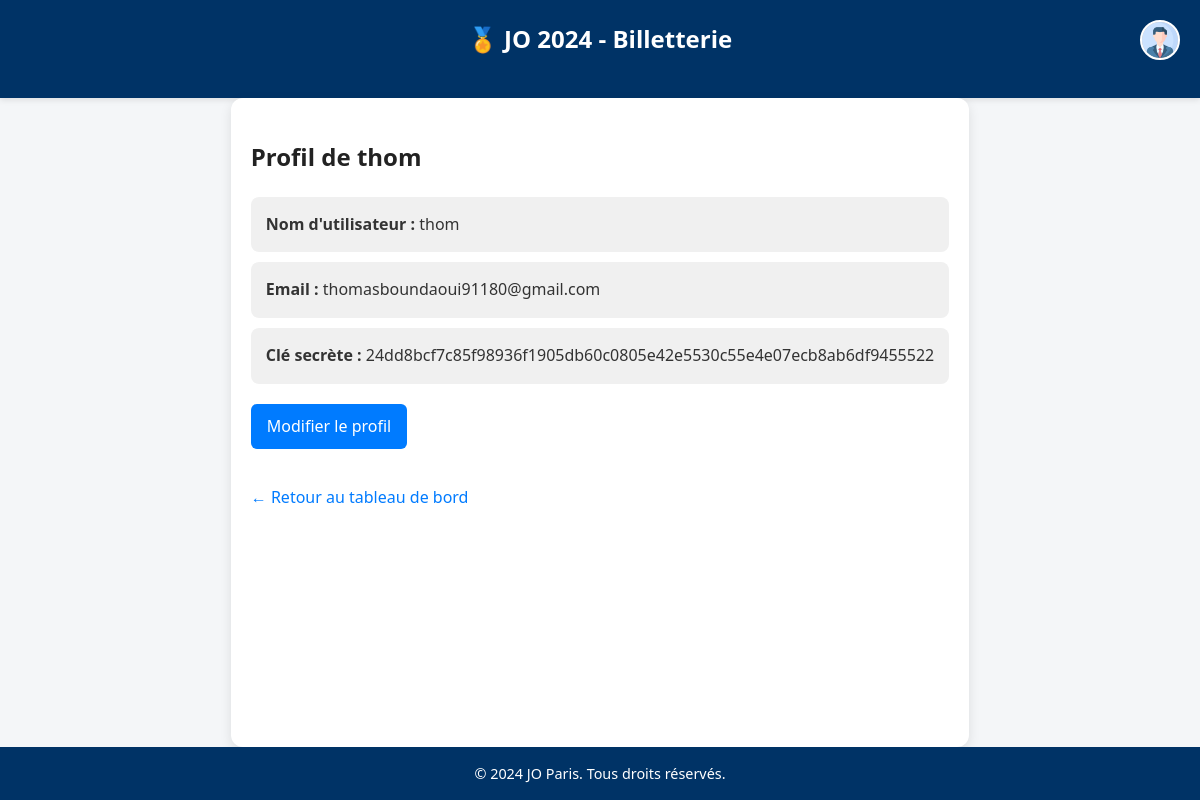
Screenshot of /profil (signed in) with the database file from the repository.
### app/models.py (models this page shows, shortened)
class User(db.Model, UserMixin):
    id = db.Column(db.Integer, primary_key=True)
    username = db.Column(db.String(150), nullable=False)
    email = db.Column(db.String(150), unique=True, nullable=False)
    password = db.Column(db.String(200), nullable=False)
    secret_key = db.Column(db.String(255), nullable=False)
    is_admin = db.Column(db.Boolean, default=False)

### app/routes.py (the view)
@main.route('/profil')
@login_required
def profil():
    return render_template('profil.html', user=current_user)

### app/__init__.py (called while the page is built)
def create_app():
    app = Flask(__name__)
    app.config.from_object('config.Config')
    import secret
    app.config["STRIPE_PUBLIC_KEY"] = secret.STRIPE_PUBLIC_KEY
    app.config["STRIPE_SECRET_KEY"] = secret.STRIPE_SECRET_KEY
    app.config["SECRET_KEY"] = secret.SECRET_KEY
    db.init_app(app)
    migrate = Migrate(app, db)  # ← Ajouté
    login_manager.init_app(app)
    bcrypt.init_app(app)
    login_manager.login_view = 'main.login'
    @login_manager.user_loader
    def load_user(user_id):
        return User.query.get(int(user_id))
    from app.routes import main as main_blueprint
    app.register_blueprint(main_blueprint)
    app.register_blueprint(admin_blueprint, url_prefix='/admin')  # ← Correction ici
    return app

### app/templates/profil.html
{% extends "base.html" %}
{% block content %}
<h2>Profil de {{ user.username }}</h2>
<ul>
    <li><strong>Nom d'utilisateur :</strong> {{ user.username }}</li>
    <li><strong>Email :</strong> {{ user.email }}</li>
    <li><strong>Clé secrète :</strong> {{ user.secret_key }}</li>
</ul>
<a href="{{ url_for('main.edit_profile') }}" class="btn btn-primary">Modifier le profil</a>
<br><br>
<a href="{{ url_for('main.dashboard') }}">← Retour au tableau de bord</a>
{% endblock %}

### app/static/style.css (style rules this page uses)
* { margin: 0; padding: 0; box-sizing: border-box; }
body { font-family: 'Segoe UI', Tahoma, Geneva, Verdana, sans-serif; background-color: #f4f6f8; color: #333; line-height: 1.6; min-height: 100vh; display: flex; flex-direction: column; }
a { color: #007bff; text-decoration: none; }
.btn { display: inline-block; background: #007bff; color: white; padding: 10px 16px; border-radius: 6px; text-align: center; text-decoration: none; margin: 10px 0; }
ul { list-style-type: none; padding: 0; margin-top: 20px; }
li { background: #f0f0f0; margin-bottom: 10px; padding: 15px; border-radius: 8px; }
h1, h2, h3 { margin-bottom: 20px; color: #222; }

### rows the page displays
User: username "thom", email "thomasboundaoui91180@gmail.com", secret_key "24dd8bcf7c85f98936f1905db60c0805e42e5530c55e4e07ecb8ab6df9455522"
